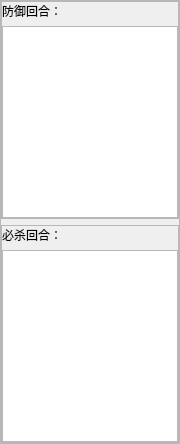
                            <widget class="QFrame" name="frame_23">
                             <property name="minimumSize">
                              <size>
                               <width>180</width>
                               <height>0</height>
                              </size>
                             </property>
                             <property name="maximumSize">
                              <size>
                               <width>180</width>
                               <height>16777215</height>
                              </size>
                             </property>
                             <property name="frameShape">
                              <enum>QFrame::StyledPanel</enum>
                             </property>
                             <property name="frameShadow">
                              <enum>QFrame::Raised</enum>
                             </property>
                             <layout class="QVBoxLayout" name="verticalLayout_34">
                              <property name="leftMargin">
                               <number>0</number>
                              </property>
                              <property name="topMargin">
                               <number>0</number>
                              </property>
                              <property name="rightMargin">
                               <number>0</number>
                              </property>
                              <property name="bottomMargin">
                               <number>0</number>
                              </property>
                              <item>
                               <widget class="QFrame" name="frame_29">
                                <property name="sizePolicy">
                                 <sizepolicy hsizetype="Preferred" vsizetype="Expanding">
                                  <horstretch>0</horstretch>
                                  <verstretch>1</verstretch>
                                 </sizepolicy>
                                </property>
                                <property name="frameShape">
                                 <enum>QFrame::StyledPanel</enum>
                                </property>
                                <property name="frameShadow">
                                 <enum>QFrame::Raised</enum>
                                </property>
                                <layout class="QVBoxLayout" name="verticalLayout_23">
                                 <property name="leftMargin">
                                  <number>0</number>
                                 </property>
                                 <property name="topMargin">
                                  <number>0</number>
                                 </property>
                                 <property name="rightMargin">
                                  <number>0</number>
                                 </property>
                                 <property name="bottomMargin">
                                  <number>0</number>
                                 </property>
                                 <item>
                                  <widget class="QLabel" name="label_14">
                                   <property name="toolTip">
                                    <string>输入需要防御的回合数，用空格或回车分隔</string>
                                   </property>
                                   <property name="text">
                                    <string>防御回合：</string>
                                   </property>
                                  </widget>
                                 </item>
                                 <item>
                                  <widget class="QPlainTextEdit" name="defensePTE2">
                                   <property name="toolTip">
                                    <string>&lt;html&gt;&lt;head/&gt;&lt;body&gt;&lt;p&gt;输入需要防御的回合数，用空格或回车分隔&lt;/p&gt;&lt;p&gt;例如：1 2 3&lt;/p&gt;&lt;p&gt;4 5 6&lt;/p&gt;&lt;/body&gt;&lt;/html&gt;</string>
                                   </property>
                                  </widget>
                                 </item>
                                </layout>
                               </widget>
                              </item>
                              <item>
                               <widget class="QFrame" name="frame_30">
                                <property name="sizePolicy">
                                 <sizepolicy hsizetype="Preferred" vsizetype="Expanding">
                                  <horstretch>0</horstretch>
                                  <verstretch>1</verstretch>
                                 </sizepolicy>
                                </property>
                                <property name="frameShape">
                                 <enum>QFrame::StyledPanel</enum>
                                </property>
                                <property name="frameShadow">
                                 <enum>QFrame::Raised</enum>
                                </property>
                                <layout class="QVBoxLayout" name="verticalLayout_24">
                                 <property name="leftMargin">
                                  <number>0</number>
                                 </property>
                                 <property name="topMargin">
                                  <number>0</number>
                                 </property>
                                 <property name="rightMargin">
                                  <number>0</number>
                                 </property>
                                 <property name="bottomMargin">
                                  <number>0</number>
                                 </property>
                                 <item>
                                  <widget class="QLabel" name="label_15">
                                   <property name="toolTip">
                                    <string>输入需要释放必杀的回合数，用空格或回车分隔</string>
                                   </property>
                                   <property name="text">
                                    <string>必杀回合：</string>
                                   </property>
                                  </widget>
                                 </item>
                                 <item>
                                  <widget class="QPlainTextEdit" name="skillPTE2">
                                   <property name="toolTip">
                                    <string>&lt;html&gt;&lt;head/&gt;&lt;body&gt;&lt;p&gt;输入需要必杀的回合数，用空格或回车分隔&lt;/p&gt;&lt;p&gt;例如：1 2 3&lt;/p&gt;&lt;p&gt;4 5 6&lt;/p&gt;&lt;/body&gt;&lt;/html&gt;</string>
                                   </property>
                                  </widget>
                                 </item>
                                </layout>
                               </widget>
                              </item>
                             </layout>
                            </widget>
